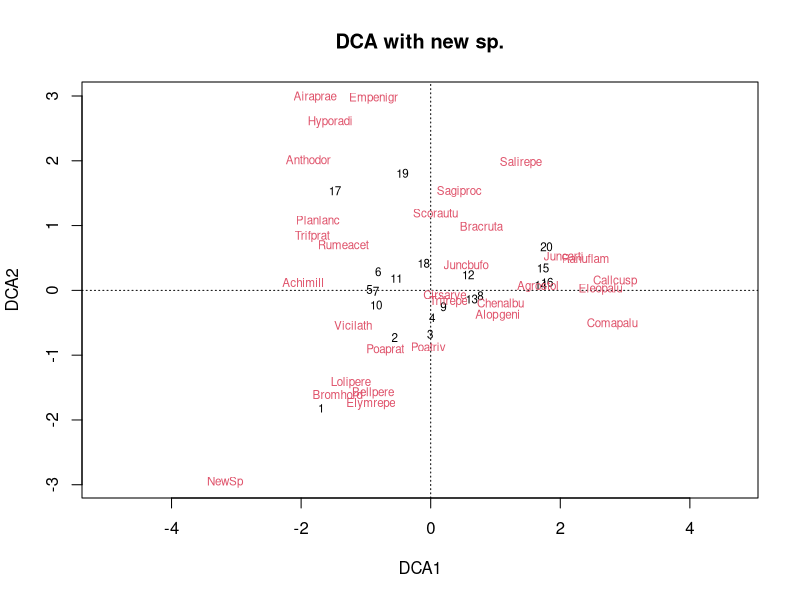
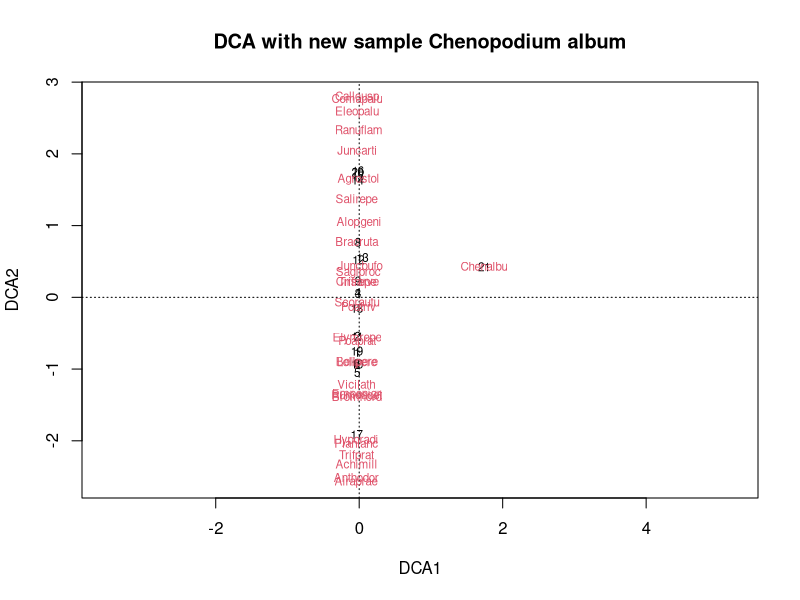
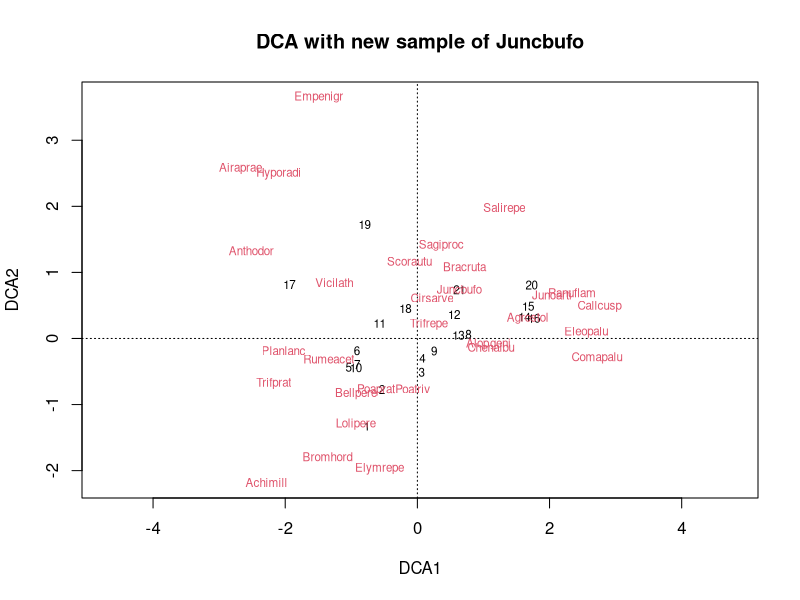
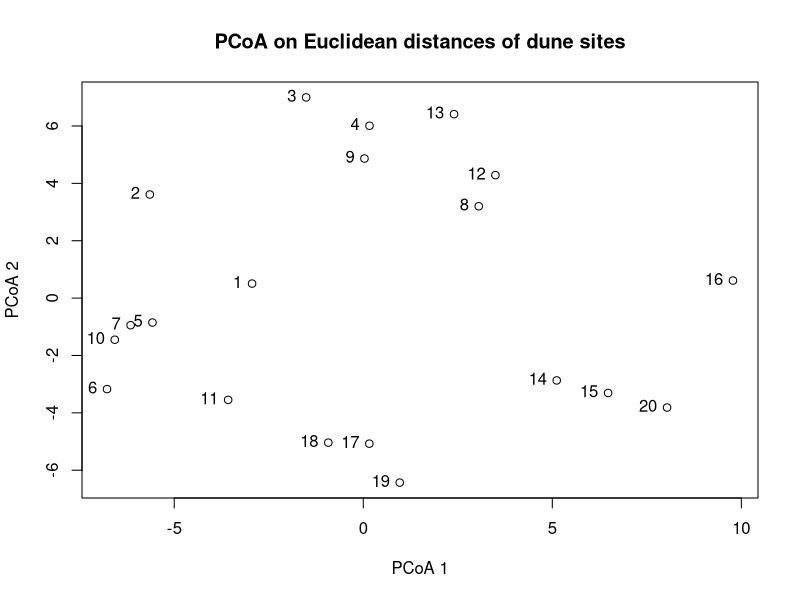
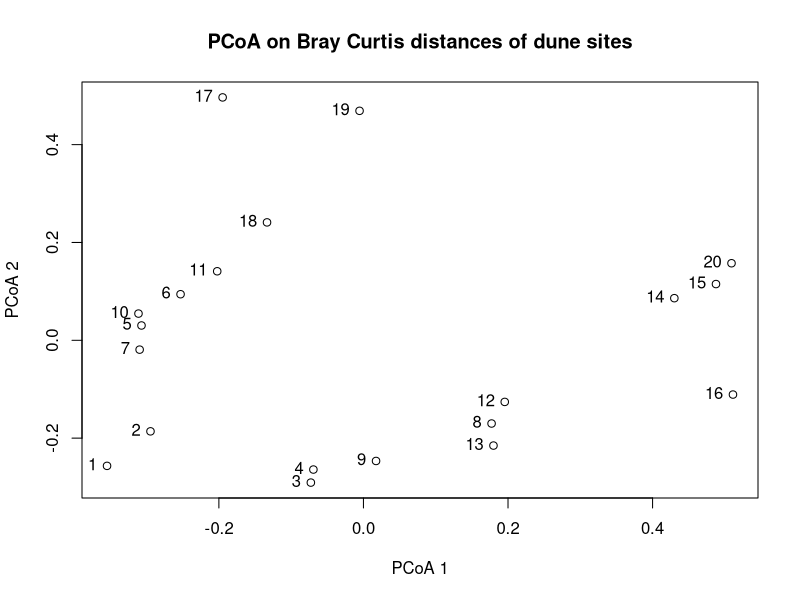
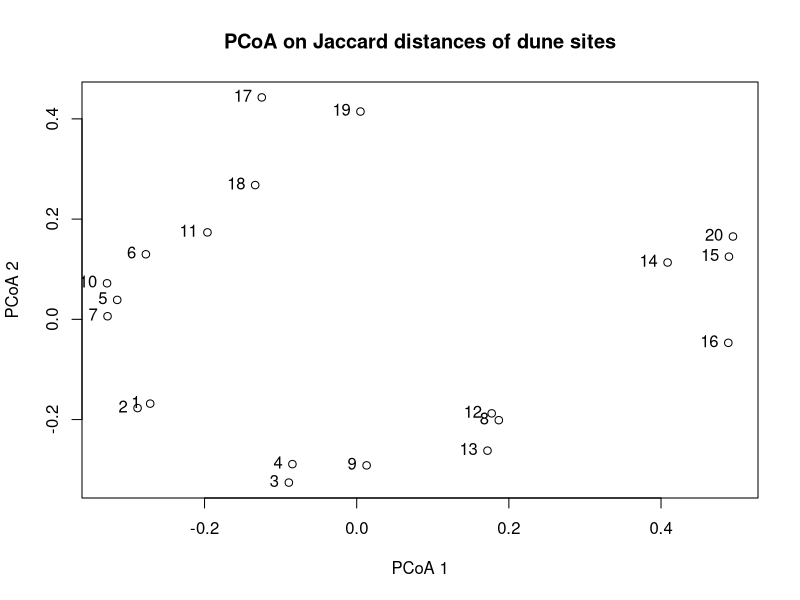
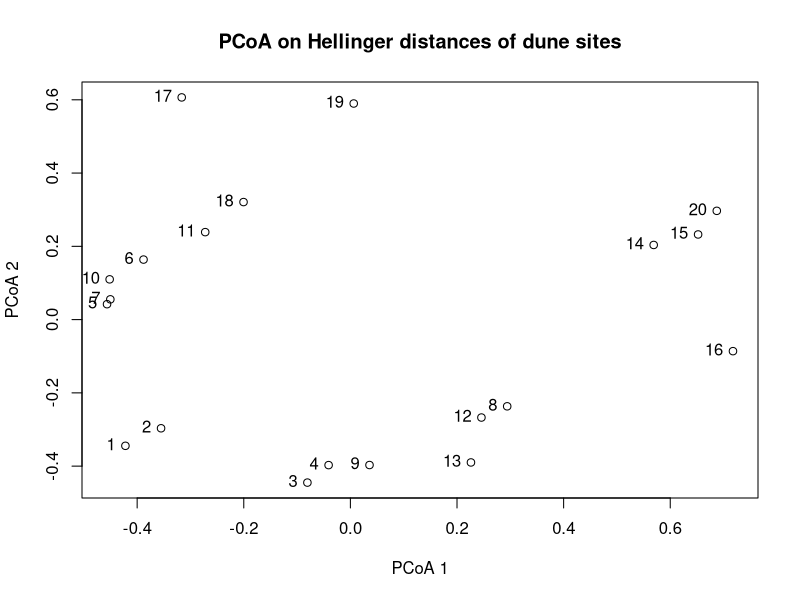
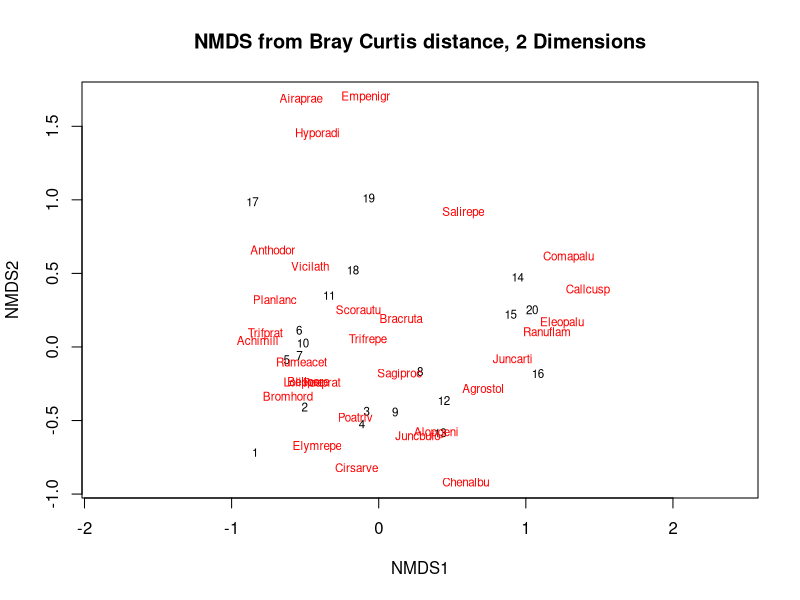

These charts were generated, in order, by the following R code:
## ---- chunk 1
knitr::opts_chunk$set(echo = TRUE)
library("vegan")
#library("reshape2")
#library("outliers")
library("VIM") # For matrixplot
library("dplyr") 
## ---- chunk 2
data("dune")
data("dune.env")
dummy_management <-
  as.data.frame(model.matrix(~ Management - 1, data = dune.env))
#add these to the dataset
dune.env.original <-
  dune.env #we keep a copy of the original version
dune.env <-
  dune.env %>% select(A1, Moisture, Manure, Use) %>% cbind(., dummy_management)
dune.env$Moisture <-
  as.numeric(as.character(dune.env$Moisture)) #make numeric
dune.env$Manure <- as.numeric(as.character(dune.env$Manure))
dune.env$Use <- as.numeric(dune.env$Use)
#make column names shorter
dune.env <-
  dune.env %>% rename(BF = ManagementBF,
                      HF = ManagementHF,
                      NM = ManagementNM,
                      SF = ManagementSF)
## ---- chunk 3
# calculate the number of species present in each plot
rowSums(dune != 0)
# find the plot with the lowest number of species
which.min(rowSums(dune != 0))
# create a new data frame with a new species with cover degree 9 at site 1
NewSp <- c(9, rep(0, 19))
SpeciesNewSp <- data.frame(dune, NewSp)
# run a new DCA with the extra species
DCANewSp <- decorana(SpeciesNewSp)
DCANewSp
# plot the DCA
ordiplot(DCANewSp, type="text", main="DCA with new sp.")
## ---- chunk 4
# figure out the column number for Chenopodium album (abbreviated "Chenalbu")
which(colnames(dune) == "Chenalbu")
# create a new data frame with a new sample containing Chenopodium album with a cover of 9
NewSampleChen <- c(rep(0, 7), 9, rep(0, 22))
SpeciesNewSampleChen <- data.frame(rbind(dune, NewSampleChen))
# run a new DCA with the extra sample
DCANewSampleChen <- decorana(SpeciesNewSampleChen)
DCANewSampleChen
# plot the DCA
ordiplot(DCANewSampleChen, type = "text", main = "DCA with new sample Chenopodium album")
# figure out the column number for Juncbufo
which(colnames(dune) == "Juncbufo")
# create a new data frame with a new sample containing Juncbufo with a cover of 5
NewSampleJunc <- c(rep(0, 15), 5, rep(0, 14))
SpeciesNewSampleJunc <- data.frame(rbind(dune, NewSampleJunc))
# run a new DCA with the extra sample
DCANewSampleJunc <- decorana(SpeciesNewSampleJunc)
DCANewSampleJunc
# plot the DCA
ordiplot(DCANewSampleJunc, type = "text", main = "DCA with new sample of Juncbufo")
## ---- chunk 5
# generate the four distance matrices
dune.bray.distance.matrix <- vegdist(dune, method = "bray")
dune.jaccard.distance.matrix <- vegdist(dune, method = "jaccard")
dune.euclidean.distance.matrix <- vegdist(dune, method = "euclidean")
dune.hellinger.distance.matrix <- vegdist(dune, method = "hellinger")

#
# what can be accomplished with the MDS routine?
#
help(cmdscale)
#
# run an MDS using cmdscale() for each of the four distance matrices
#
dune.bray.location <- cmdscale(dune.bray.distance.matrix)
dune.jaccard.location <- cmdscale(dune.jaccard.distance.matrix)
dune.euclidean.location <- cmdscale(dune.euclidean.distance.matrix)
dune.hellinger.location <- cmdscale(dune.hellinger.distance.matrix)

#
# now take a look at some plots

plot(dune.euclidean.location, xlab = "PCoA 1", ylab = "PCoA 2")
title(main = "PCoA on Euclidean distances of dune sites")
text(
  dune.euclidean.location,
  labels = row.names(dune.euclidean.location),
  pos = 2
)
#
plot(dune.bray.location, xlab = "PCoA 1", ylab = "PCoA 2")
title(main = "PCoA on Bray Curtis distances of dune sites")
text(dune.bray.location,
     labels = row.names(dune.bray.location),
     pos = 2)
#
plot(dune.jaccard.location, xlab = "PCoA 1", ylab = "PCoA 2")
title(main = "PCoA on Jaccard distances of dune sites")
text(dune.jaccard.location,
     labels = row.names(dune.jaccard.location),
     pos = 2)
#

plot(dune.hellinger.location, xlab = "PCoA 1", ylab = "PCoA 2")
title(main = "PCoA on Hellinger distances of dune sites")
text(
  dune.hellinger.location,
  labels = row.names(dune.hellinger.location),
  pos = 2
)
## ---- chunk 6
# run NMDS with the defaults and 2 dimensions, what is the stress?
#
dune.NMDS.bray.2 <- metaMDS(dune, k = 2)
#
# run NMDS with the defaults and 3 dimensions, what is the stress ?
#
dune.NMDS.bray.3 <- metaMDS(dune, k = 3)
#
# what happens when Euclidean distances are used?
#
dune.NMDS.euclidean.2 <- metaMDS(dune, distance = "euclidean", k = 2)
#
# plot some results
#
ordiplot(dune.NMDS.bray.2, type = "text", main = "NMDS from Bray Curtis distance, 2 Dimensions")
ordiplot(dune.NMDS.euclidean.2, type = "text", main = "NMDS from Euclidean distance, 2 Dimensions")
#
# create Shepard plots to show how the stress evolves
#
stressplot(dune.NMDS.bray.2)
stressplot(dune.NMDS.euclidean.2)
#
# generate the CA and DCA results
#
dune.CA <- ca(dune)
dune.DCA <- decorana(dune)
#
# plot the CA and DCA results
#
ordiplot(dune.CA, type = "text", main = "CA on Dune Meadow data")
ordiplot(dune.DCA, type = "text", main = "DCA on Dune Meadow data")


## ---- chunk 7
#data(dune)
# Set seed for reproducibility
set.seed(111) 

# Create some outliers and missing values in a temporary dataset called mvo.dune
mvo.dune <- as.matrix(dune)
n_outl <- 5 # Give number of outliers to be created, here 5
v_outl <- 30 # Give value of the outlier(s), here 30
mvo.dune[sample(1:length(mvo.dune), n_outl, replace = FALSE)] <- v_outl # Replace some data with outliers, at random positions
mvo.dune[sample(1:length(mvo.dune), n_outl, replace = FALSE)] <- NA # Replace some data with NAs, at random positions

# Cleveland plot to inspect data
dotchart(as.matrix(mvo.dune), main = "Cleveland plot", xlab = "Observed value")

# Find data > 9, as no value should be higher than 9 in the dune meadow data set
(GT9 <- which(mvo.dune > 9, arr.ind = TRUE))

# Find missing values
(mvo_miss <- which(is.na(mvo.dune), arr.ind = TRUE))

# Two ways of visualising missing data, using the package "VIM"
aggr(as.matrix(mvo.dune))
matrixplot(mvo.dune) 
## ---- chunk 8

# Function to detect multivariate outliers via mean distance analysis
detect_outliers <- function(data, title_suffix) {
  # Calculate pairwise Euclidean distances
  dist_matrix <- vegdist(data, method = "euclidean", na.rm = TRUE)
  
  # Extract mean distance for each observation
  dist_long <- as.matrix(dist_matrix)
  mean_dist <- rowMeans(dist_long, na.rm = TRUE)
  
  # Calculate standard deviation (threshold: > 3 indicates strong outliers)
  sd_val <- sd(mean_dist)
  
  # Plot density distribution
  plot(
    density(mean_dist),
    col = "red",
    xlab = "Distance between observations",
    main = paste0("Indicative test of multivariate outliers\n", title_suffix)
  )
  legend("topright", paste("SD =", round(sd_val, 1)))
  
  return(sd_val)
}

# Apply to both datasets
sd_noisy <- detect_outliers(mvo.dune, "Data with noise")
sd_original <- detect_outliers(dune, "Original Dune Meadow data")


## ---- chunk 9
dune.ca <- ca(dune)
# goodness of fit
gf <- goodness(dune.ca, model = "CA", display = "species", choices = 1:2)
head(gf)#the values in column CA2 are the cumulative goodness of fit values over the two axes
take <- gf[,2] >= 0.4 # which species to label. Here we choose species where fitted abundance on the two axes is at least 40%
scl <- "symmetric"    # choose scaling to use

# make an empty plot
plot(dune.ca, type = "n", scaling = scl, display = c("species", "sites"))

# add points for the species
points(dune.ca, scaling = scl, display = "species", cex = 0.7, col = "red", pch = "+")

# add points for the samples
points(dune.ca, scaling = scl, display = "sites", pch = NA)

# label the samples and species points
ordipointlabel(dune.ca, display = "sites", scaling = scl, add = TRUE)
ordipointlabel(dune.ca, display = "species", scaling = scl,col = "red", cex = 0.7, add = TRUE, select = take)

#compare with the original
plot(dune.ca)
